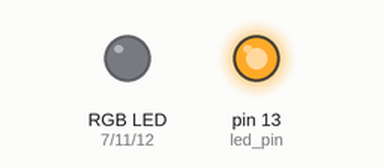
Recording of a sketch running on a simulated Arduino Uno, built with avr-gcc and run on an emulated ATmega328P. Shown: an RGB LED mixed from three pins (HIGH = lit), output pins drawn as LEDs (lit = HIGH).

Above: at 0.1 s.
At 5.1 s:
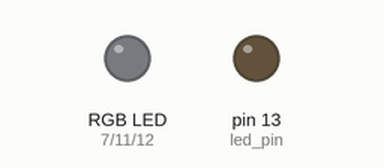
At 14.1 s:
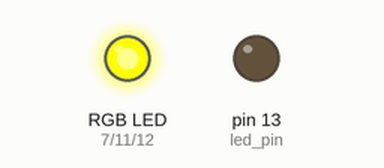
At 23.2 s:
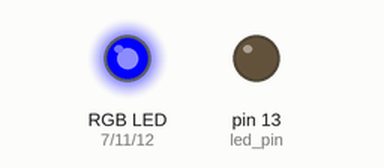
At 25.8 s:
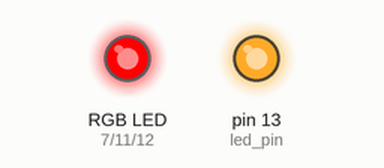
At 30.8 s:
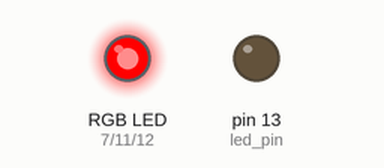
Timing chart, 0 to 40.0 s (numbered marks = the images above):
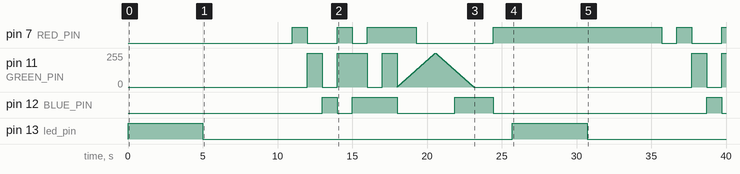

The sketch:

Nano_ledRGBR2.ino
```cpp
/*
SparkFun Inventor's Kit
Example sketch 03

RGB LED

  Make an RGB LED display a rainbow of colors!

Hardware connections:

  An RGB LED is actually three LEDs (red, green, and blue) in
  one package. When you run them at different brightnesses,
  the red, green and blue mix to form new colors.

  Starting at the flattened edge of the flange on the LED,
  the pins are ordered RED, COMMON, GREEN, BLUE.

  Connect RED to a 330 Ohm resistor. Connect the other end
  of the resistor to Arduino digital pin 9.

  Connect COMMON pin to GND.

  Connect GREEN to a 330 Ohm resistor. Connect the other end
  of the resistor to Arduino digital pin 10.

  Connect BLUE to a 330 Ohm resistor. Connect the other end
  of the resistor to Arduino digital pin 11.

This sketch was written by SparkFun Electronics,
with lots of help from the Arduino community.
Visit http://learn.sparkfun.com/products/2 for SIK information.
Visit http://www.arduino.cc to learn about the Arduino.

Version 2.0 6/2012 MDG

*/


// First we'll define the pins by name to make the sketch
// easier to follow.

// Here's a new trick: putting the word "const" in front of a
// variable indicates that this is a "constant" value that will
// never change. (You don't have to do this, but if you do, the
// Arduino will give you a friendly warning if you accidentally
// try to change the value, so it's considered good form.)
int led_pin=13;
const int BLUE_PIN = 12;//b
const int GREEN_PIN = 11;//g
const int RED_PIN = 7;//r

// This variable controls how fast we loop through the colors.
// (Try changing this to make the fading faster or slower.)

int DISPLAY_TIME = 100;  // In milliseconds


void setup()
{
  // Here we'll configure the Arduino pins we're using to
  // drive the LED to be outputs:

  pinMode(RED_PIN, OUTPUT);
  pinMode(GREEN_PIN, OUTPUT);
  pinMode(BLUE_PIN, OUTPUT);
    pinMode(led_pin,OUTPUT);
}


void loop()
{

    digitalWrite(LED_BUILTIN, HIGH);   // turn the LED on (HIGH is the voltage level)
  digitalWrite(led_pin,HIGH);
  delay(5000);                       // wait for a second
  digitalWrite(LED_BUILTIN, LOW);    // turn the LED off by making the voltage LOW
  digitalWrite(led_pin,LOW);
  delay(5000);
  // In this sketch, we'll start writing our own functions.
  // This makes the sketch easier to follow by dividing up
  // the sketch into sections, and not having everything in
  // setup() or loop().

  // We'll show you two ways to run the RGB LED.

  // The first way is to turn the individual LEDs (red, blue,
  // and green) on and off in various combinations. This gives you
  // a total of eight colors (if you count "black" as a color).

  // We've written a function called mainColors() that steps
  // through all eight of these colors. We're only "calling" the
  // function here (telling it to run). The actual function code
  // is further down in the sketch.

  mainColors();

  // The above function turns the individual LEDs full-on and
  // full-off. If you want to generate more than eight colors,
  // you can do so by varying the brightness of the individual
  // LEDs between full-on and full-off.

  // The analogWrite() function lets us do this. This function
  // lets you dim a LED from full-off to full-on over 255 steps.

  // We've written a function called showSpectrum() that smoothly
  // steps through all the colors. Again we're just calling it
  // here; the actual code is further down in this sketch.

  showSpectrum();
}


// Here's the mainColors() function we've written.

// This function displays the eight "main" colors that the RGB LED
// can produce. If you'd like to use one of these colors in your
// own sketch, you cancopy and paste that section into your code.

void mainColors()
{
  // Off (all LEDs off):

  digitalWrite(RED_PIN, LOW);
  digitalWrite(GREEN_PIN, LOW);
  digitalWrite(BLUE_PIN, LOW);

  delay(1000);

  // Red (turn just the red LED on):

  digitalWrite(RED_PIN, HIGH);
  digitalWrite(GREEN_PIN, LOW);
  digitalWrite(BLUE_PIN, LOW);

  delay(1000);

  // Green (turn just the green LED on):

  digitalWrite(RED_PIN, LOW);
  digitalWrite(GREEN_PIN, HIGH);
  digitalWrite(BLUE_PIN, LOW);

  delay(1000);

  // Blue (turn just the blue LED on):

  digitalWrite(RED_PIN, LOW);
  digitalWrite(GREEN_PIN, LOW);
  digitalWrite(BLUE_PIN, HIGH);

  delay(1000);

  // Yellow (turn red and green on):

  digitalWrite(RED_PIN, HIGH);
  digitalWrite(GREEN_PIN, HIGH);
  digitalWrite(BLUE_PIN, LOW);

  delay(1000);

  // Cyan (turn green and blue on):

  digitalWrite(RED_PIN, LOW);
  digitalWrite(GREEN_PIN, HIGH);
  digitalWrite(BLUE_PIN, HIGH);

  delay(1000);

  // Purple (turn red and blue on):

  digitalWrite(RED_PIN, HIGH);
  digitalWrite(GREEN_PIN, LOW);
  digitalWrite(BLUE_PIN, HIGH);

  delay(1000);

  // White (turn all the LEDs on):

  digitalWrite(RED_PIN, HIGH);
  digitalWrite(GREEN_PIN, HIGH);
  digitalWrite(BLUE_PIN, HIGH);

  delay(1000);
}


// Below are two more functions we've written,
// showSpectrum() and showRGB().

// showRGB() displays a single color on the RGB LED.
// You call showRGB() with the number of a color you want
// to display.

// showSpectrum() steps through all the colors of the RGB LED,
// displaying a rainbow. showSpectrum() actually calls showRGB()
// over and over to do this.

// We'll often break tasks down into individual functions like
// this, which makes your sketches easier to follow, and once
// you have a handy function, you can reuse it in your other
// programs.


// showSpectrum()

// This function steps through all the colors of the RGB LED.
// It does this by stepping a variable from 0 to 768 (the total
// number of colors), and repeatedly calling showRGB() to display
// the individual colors.

// In this function, we're using a "for() loop" to step a variable
// from one value to another, and perform a set of instructions
// for each step. For() loops are a very handy way to get numbers
// to count up or down.

// Every for() loop has three statements separated by semicolons:

//   1. Something to do before starting

//   2. A test to perform; as long as it's true,
//      it will keep looping

//   3. Something to do after each loop (usually
//      increase a variable)

// For the for() loop below, these are the three statements:

//   1. x = 0;     Before starting, make x = 0.

//   2. x < 768;   While x is less than 768, run the
//                 following code.

//   3. x++        Putting "++" after a variable means
//                 "add one to it". (You can also use "x = x + 1")

// Every time you go through the loop, the statements following
// the loop (those within the brackets) will run.

// And when the test in statement 2 is finally false, the sketch
// will continue.


void showSpectrum()
{
  int x;  // define an integer variable called "x"

  // Now we'll use a for() loop to make x count from 0 to 767
  // (Note that there's no semicolon after this line!
  // That's because the for() loop will repeat the next
  // "statement", which in this case is everything within
  // the following brackets {} )

  for (x = 0; x < 768; x++)

  // Each time we loop (with a new value of x), do the following:

  {
    showRGB(x);  // Call RGBspectrum() with our new x
    delay(10);   // Delay for 10 ms (1/100th of a second)
  }
}


// showRGB()

// This function translates a number between 0 and 767 into a
// specific color on the RGB LED. If you have this number count
// through the whole range (0 to 767), the LED will smoothly
// change color through the entire spectrum.

// The "base" numbers are:
// 0   = pure red
// 255 = pure green
// 511 = pure blue
// 767 = pure red (again)

// Numbers between the above colors will create blends. For
// example, 640 is midway between 512 (pure blue) and 767
// (pure red). It will give you a 50/50 mix of blue and red,
// resulting in purple.

// If you count up from 0 to 767 and pass that number to this
// function, the LED will smoothly fade between all the colors.
// (Because it starts and ends on pure red, you can start over
// at 0 without any break in the spectrum).


void showRGB(int color)
{
  int redIntensity;
  int greenIntensity;
  int blueIntensity;

  // Here we'll use an "if / else" statement to determine which
  // of the three (R,G,B) zones x falls into. Each of these zones
  // spans 255 because analogWrite() wants a number from 0 to 255.

  // In each of these zones, we'll calculate the brightness
  // for each of the red, green, and blue LEDs within the RGB LED.

  if (color <= 255)          // zone 1
  {
    redIntensity = 255 - color;    // red goes from on to off
    greenIntensity = color;        // green goes from off to on
    blueIntensity = 0;             // blue is always off
  }
  else if (color <= 511)     // zone 2
  {
    redIntensity = 0;                     // red is always off
    greenIntensity = 255 - (color - 256); // green on to off
    blueIntensity = (color - 256);        // blue off to on
  }
  else // color >= 512       // zone 3
  {
    redIntensity = (color - 512);         // red off to on
    greenIntensity = 0;                   // green is always off
    blueIntensity = 255 - (color - 512);  // blue on to off
  }

  // Now that the brightness values have been set, command the LED
  // to those values

  analogWrite(RED_PIN, redIntensity);
  analogWrite(BLUE_PIN, blueIntensity);
  analogWrite(GREEN_PIN, greenIntensity);
}
```

Measured:
- by itself, pin 7 (RED_PIN): LOW → HIGH at 11.0 s, → LOW 1.0 s later, → HIGH 2.0 s later, → LOW 1.0 s later, … (11 changes in this stretch)
- by itself, pin 12 (BLUE_PIN): LOW → HIGH at 13.0 s, → LOW 1.0 s later, → HIGH 1.0 s later, → LOW 3.0 s later, … (8 changes in this stretch)
- by itself, pin 13 (led_pin): alternates HIGH for 5.0 s and LOW for 20.7 s
- by itself, pin 11 (GREEN_PIN): 0/255 → 255/255 at 12.0 s, → 0/255 1.0 s later, → 255/255 1.0 s later, → 0/255 2.0 s later, … (519 changes in this stretch)
